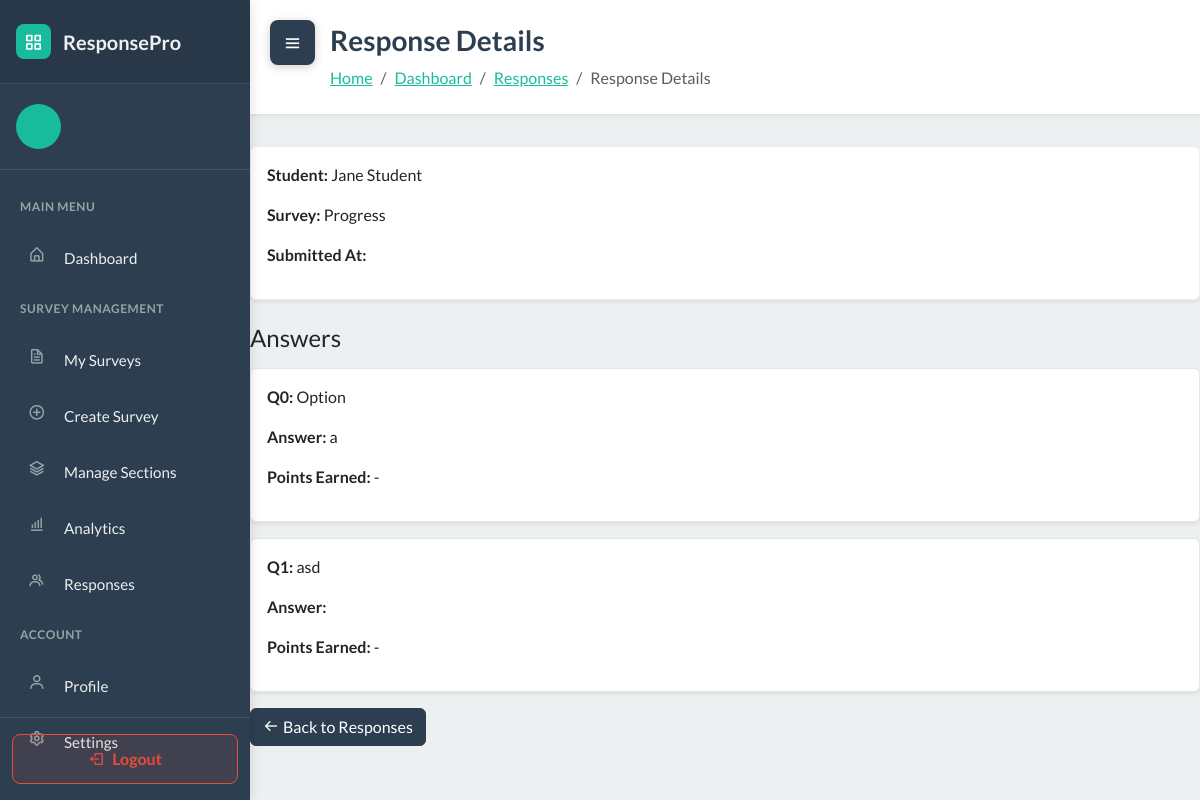
Page /responses/6/ on the earlier database version.
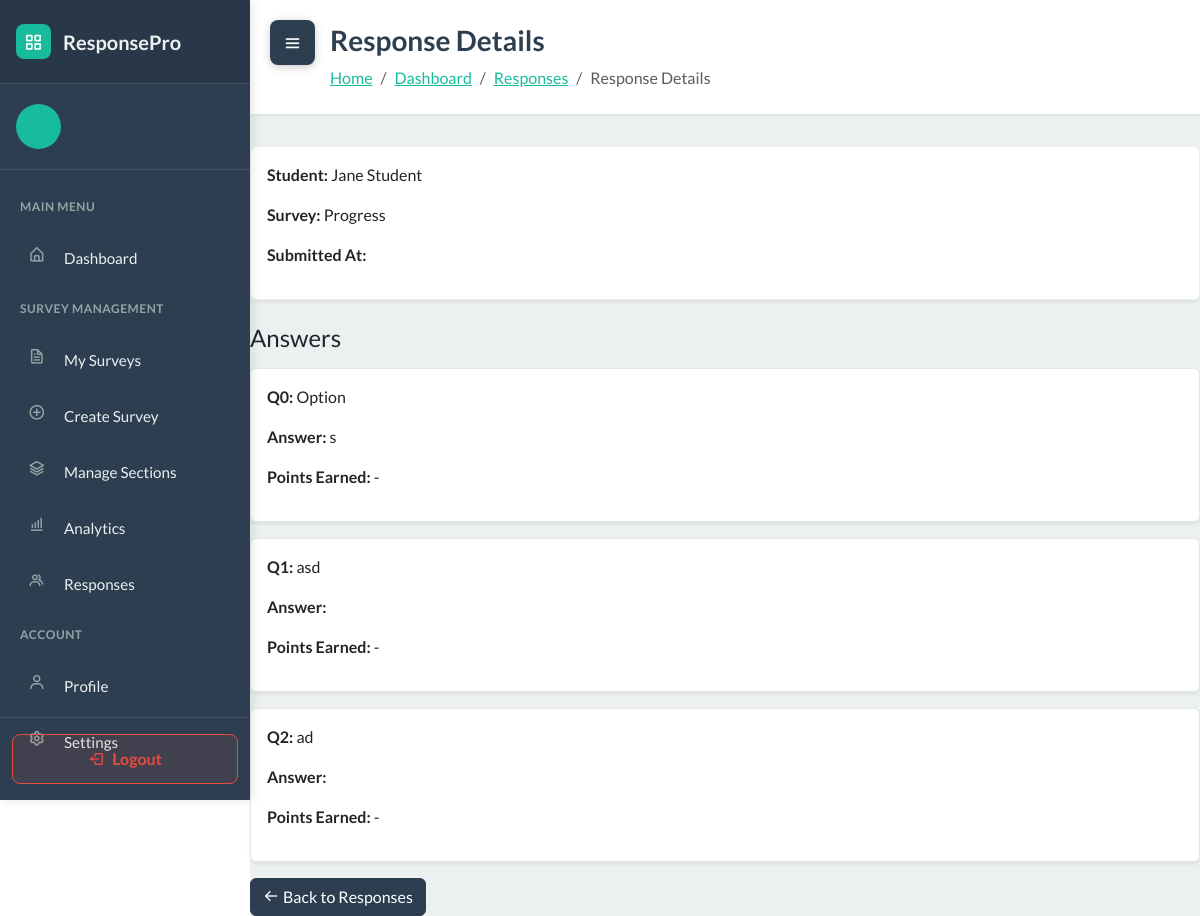
Same page on the later database version.
### WebSurvey/models.py (models this page shows, shortened)
class QuestionAnswer(models.Model):
    response = models.ForeignKey(StudentResponse, on_delete=models.CASCADE, related_name='answers')
    question = models.ForeignKey(Question, on_delete=models.CASCADE)
    selected_option = models.ForeignKey(MultipleChoiceOption, null=True, blank=True, on_delete=models.SET_NULL)
    true_false_answer = models.BooleanField(null=True, blank=True)
    text_answer = models.TextField(blank=True)
    points_earned = models.FloatField(default=0)
    is_correct = models.BooleanField(null=True, blank=True)
    created_at = models.DateTimeField(auto_now_add=True)
    updated_at = models.DateTimeField(auto_now=True)

class Question(models.Model):
    QUESTION_TYPES = [
        ('multiple_choice', 'Multiple Choice'),
        ('likert', 'Likert Scale'),
        ('true_false', 'True or False'),
        ('essay', 'Essay'),
        ('enumeration', 'Enumeration'),
        ('heading', 'Heading'),
        ('subheading', 'Subheading'),
        ('paragraph', 'Paragraph'),
    ]
    survey = models.ForeignKey(Survey, on_delete=models.CASCADE, related_name='questions')
    question_type = models.CharField(max_length=20, choices=QUESTION_TYPES)
    question_text = models.TextField()
    points = models.IntegerField(default=1)
    order = models.IntegerField(default=0)
    required = models.BooleanField(default=True)
    created_at = models.DateTimeField(auto_now_add=True)
    updated_at = models.DateTimeField(auto_now=True)
    class Meta:
        ordering = ['order']

class MultipleChoiceOption(models.Model):
    question = models.ForeignKey(Question, on_delete=models.CASCADE, related_name='options')
    option_text = models.CharField(max_length=255)
    is_correct = models.BooleanField(default=False)
    order = models.IntegerField(default=0)
    class Meta:
        ordering = ['order']

### WebSurvey/views.py (the view)
# urls.py: path('responses/<int:pk>/', views.response_detail, name='response_detail'),
def response_detail(request, pk):
    response = get_object_or_404(StudentResponse, pk=pk)
    answers = QuestionAnswer.objects.filter(response=response).order_by('question__order')
    context = {
        'response': response,
        'answers': answers
    }
    return render(request, 'response_detail.html', context)

### WebSurvey/services.py (called while the page is built)
def auto_close_due_surveys():
    now = timezone.now()
    overdue_ids = []
    for survey in Survey.objects.filter(status='published', due_date__isnull=False):
        due = survey.due_date
        if due is None:
            continue
        if timezone.is_naive(due):
            due = timezone.make_aware(due, timezone.get_current_timezone())
        if due <= now:
            overdue_ids.append(survey.id)
    if overdue_ids:
        Survey.objects.filter(id__in=overdue_ids).update(status='closed')
    return now

### WebSurvey/templates/response_detail.html (shortened to what the changed rows need)
<!DOCTYPE html>
{% load static %}
<html data-bs-theme="light" lang="en">
<head>
    <link rel="stylesheet" href="https://cdn.jsdelivr.net/npm/bootswatch@5.3.6/dist/flatly/bootstrap.min.css">
    <link rel="stylesheet" href="https://cdn.jsdelivr.net/npm/boxicons@latest/css/boxicons.min.css">
    <link rel="stylesheet" href="{% static 'css/dashboard-sidebar.css' %}">
    <link rel="stylesheet" href="{% static 'css/bss-overrides.css' %}">
</head>
<body>
    <main class="dashboard-content" id="mainContent">
        <div class="content-header">
            <h1>Response Details</h1>
        </div>
        <div class="row">
            <div class="col-12">
                {% if answers %}
                    {% for ans in answers %}
                    <div class="card mb-3 shadow-sm" style="border:1px solid #e3e6ea;">
                        <div class="card-body p-3">
                            <p class="mb-100"><strong>Q{{ ans.question.order }}:</strong> {{ ans.question.question_text }}</p>
                            <p class="mb-100"><strong>Answer:</strong>
                                {% if ans.selected_option %}
                                    {{ ans.selected_option.option_text }}
                                {% elif ans.true_false_answer != None %}
                                    {{ ans.true_false_answer|yesno:"True,False" }}
                                {% else %}
                                    {{ ans.text_answer }}
                                {% endif %}
                            </p>
                            <p class="mb-100"><strong>Points Earned:</strong> {{ ans.points_earned|default:"-" }}</p>
                        </div>
                    </div>
                    {% endfor %}
                {% else %}
                    <div class="card shadow-sm text-center py-3" style="border:1px solid #e3e6ea;">
                        <p class="text-muted mb-0">No answers submitted yet.</p>
                    </div>
                {% endif %}
            </div>
        </div>
    </main>
</body>
</html>

Differences in the rows shown:
removed QuestionAnswer: question.order "0", question.question_text "Option", selected_option.option_text "a", points_earned "-"
added QuestionAnswer: question.order "0", question.question_text "Option", selected_option.option_text "s", points_earned "-"
added QuestionAnswer: question.order "2", question.question_text "ad", points_earned "-"
